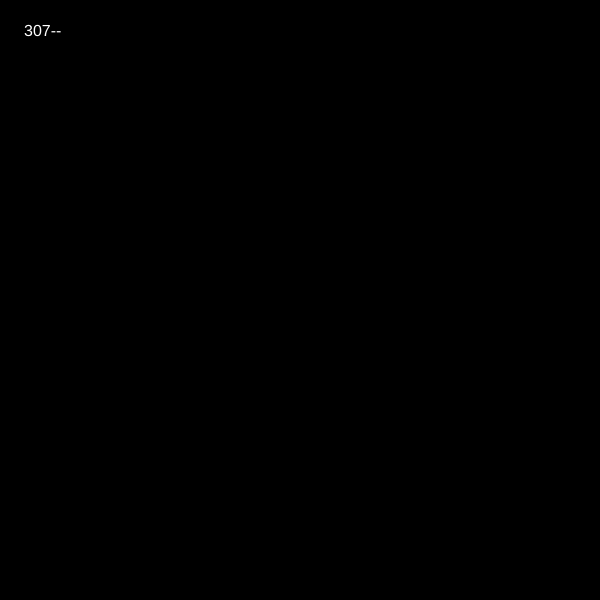
Frame 1 (no input)
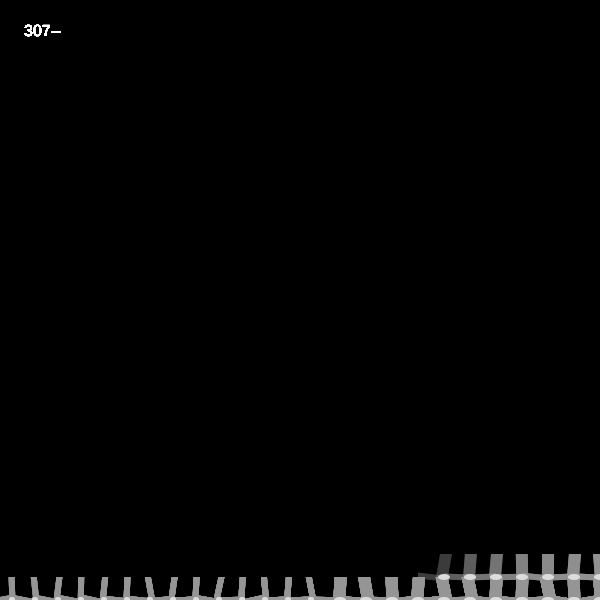
Frame 60 (no input)
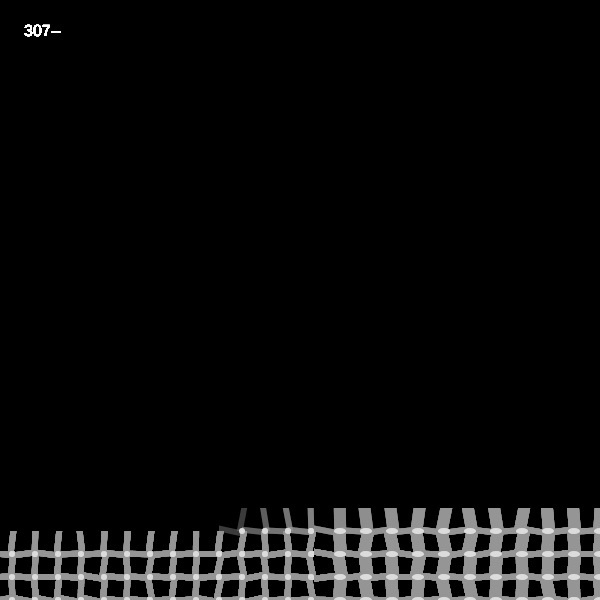
Frame 120 (the mouse pressed at the canvas centre since frame 60)

The p5.js sketch that drew these frames (run headless with seeded random() and noise() and a simulated clock; from frame 60 on, the mouse is pressed at the canvas centre):

// p5.js sketch
// ── sketch.js
// fine-grained units with gray center ellipse

const units = [];
let posx, posy;
const xstep = 20;
const ystep = 20;
let unitw, unith;

function setup() {
  createCanvas(600, 600);
  background(0);
  posx = width;
  posy = height;
}

function draw() {
  fill(255);
  noStroke();
  textSize(16);
  text('307--', 24, 36);

  unitw = posx <= width / 2 ? 3 : 6;
  unith = posy >= height / 2 ? 3 : 6;

  units.push(new Unit(posx, posy, unitw, unith));

  posx -= xstep + unitw;
  if (posx < -20) {
    posy -= ystep + unitw;
    posx = width;
  }
  if (posy < -50) noLoop();

  for (const u of units) u.display();
}

class Unit {
  constructor(x, y, w, h) {
    this.x = x;
    this.y = y;
    this.w = w;
    this.h = h;
    this.xoff = random(-2.5, 2.5);
    this.yoff = random(-2.5, 2.5);
  }

  display() {
    push();
    translate(this.x, this.y);
    fill(150, 100);
    noStroke();
    beginShape();
    vertex(xstep + this.xoff, 0);
    vertex(xstep + 2 * this.w + this.xoff, 0);
    vertex(xstep + 2 * this.w - this.xoff, ystep + this.h);
    vertex(xstep - this.xoff, ystep + this.h);
    endShape(CLOSE);
    beginShape();
    vertex(0, ystep + this.yoff);
    vertex(xstep + this.w, ystep - this.yoff);
    vertex(xstep + this.w, ystep + 2 * this.h - this.yoff);
    vertex(0, ystep + 2 * this.h + this.yoff);
    endShape(CLOSE);
    fill(220);
    ellipse(xstep + this.w, ystep + this.h, this.w * 2, this.h * 2);
    pop();
  }
}
